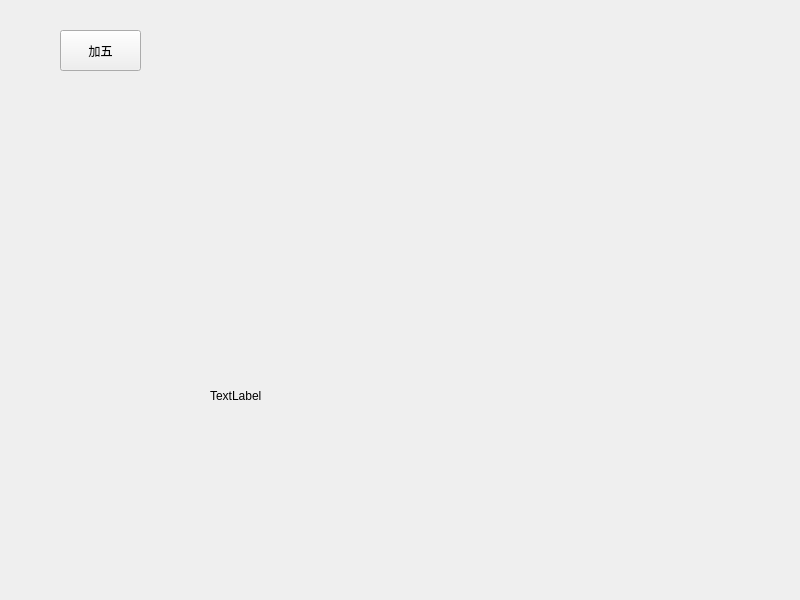
<?xml version="1.0" encoding="UTF-8"?>
<ui version="4.0">
 <class>Widget</class>
 <widget class="QWidget" name="Widget">
  <property name="geometry">
   <rect>
    <x>0</x>
    <y>0</y>
    <width>800</width>
    <height>600</height>
   </rect>
  </property>
  <property name="windowTitle">
   <string>Widget</string>
  </property>
  <widget class="QLabel" name="label">
   <property name="geometry">
    <rect>
     <x>210</x>
     <y>320</y>
     <width>211</width>
     <height>151</height>
    </rect>
   </property>
   <property name="text">
    <string>TextLabel</string>
   </property>
  </widget>
  <widget class="QPushButton" name="pushButton">
   <property name="geometry">
    <rect>
     <x>60</x>
     <y>30</y>
     <width>81</width>
     <height>41</height>
    </rect>
   </property>
   <property name="text">
    <string>加五</string>
   </property>
  </widget>
 </widget>
 <resources/>
 <connections/>
</ui>
